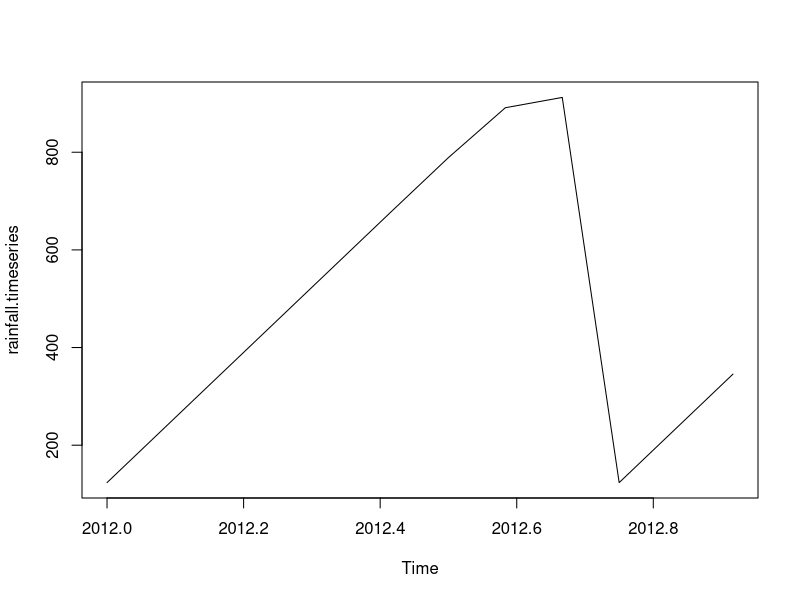

Recreate this plot in R.
# Consider the annual rainfall details at a place starting from January 2012. 
# Create an R time series object for a period of 12 months and plot it.
rainfall <- c(123.4,234.5,345.6,456.7,567.8,678.9,789.1,891.2,912.3,123.4,234.5,345.6)
rainfall.timeseries <- ts(data = rainfall,start=c(2012,1),frequency = 12)
print(rainfall.timeseries)
png(file="rainfall.png")
plot(rainfall.timeseries)
dev.off()